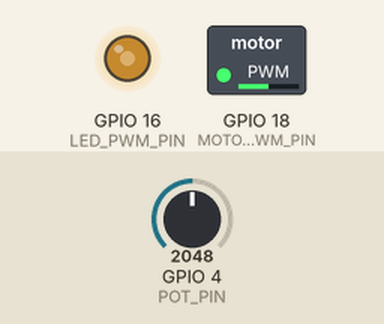
The program below on a simulated ESP32-S3. On the bench: switched loads named in the program (green lamp = pin HIGH), output pins drawn as LEDs (lit = HIGH). The test bench sets the inputs (shaded band); at power-on: GPIO 4 (POT_PIN) = 2048 (analog values on the 0–4095 scale). What the program prints to the serial monitor is not drawn.

Above: at 1.2 s.
1.3 s: GPIO 4 (POT_PIN) set to 491
At 2.3 s:
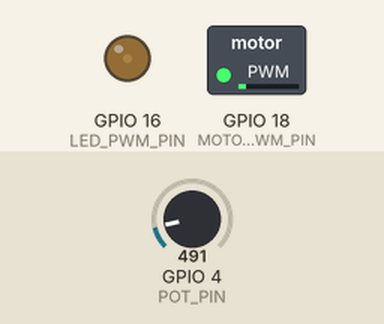
4.3 s: GPIO 4 (POT_PIN) set to 0
At 4.48 s:
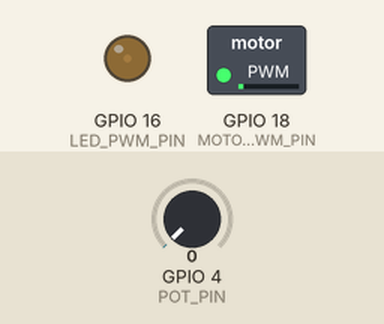
7.3 s: GPIO 4 (POT_PIN) set to 2866
At 8.8 s:
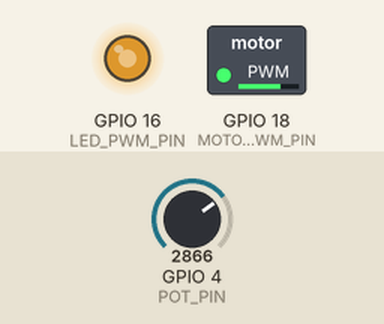
10.3 s: GPIO 4 (POT_PIN) set to 4095
At 12.0 s:
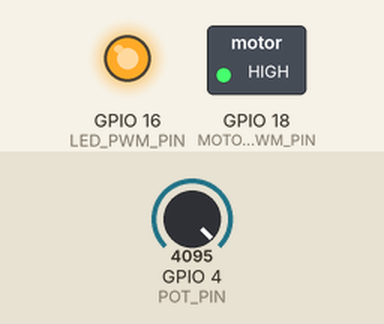
Timing chart, 0 to 13.5 s (numbered marks = the images above; inputs shaded):
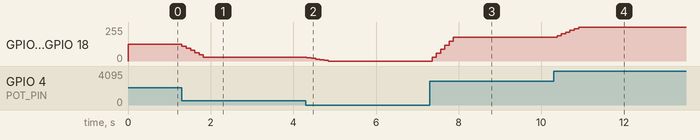

The program:

main.cpp
```cpp
#include <Arduino.h>
#include <Math.h>
#include <SmaFilter.h>
#include <driver/ledc.h>

static constexpr uint8_t POT_PIN = 4;
static constexpr uint8_t LED_PWM_PIN = 16;
static constexpr uint8_t MOTOR_PWM_PIN = 18;

static constexpr uint8_t ANALOG_RESOLUTION = 12;
static constexpr uint16_t ANALOG_MAX_VALUE = (1U << ANALOG_RESOLUTION) - 1;
static constexpr int ADC_THRESHOLD = 4;
static constexpr int ADC_SMA_WINDOW = 6;

static constexpr ledc_channel_t LED_LEDC_CHANNEL = LEDC_CHANNEL_0;
static constexpr ledc_timer_t LED_LEDC_TIMER = LEDC_TIMER_0;
static constexpr uint32_t LED_LEDC_FREQUENCY = 1000;

static constexpr ledc_channel_t MOTOR_LEDC_CHANNEL = LEDC_CHANNEL_1;
static constexpr ledc_timer_t MOTOR_LEDC_TIMER = LEDC_TIMER_1;
static constexpr uint32_t MOTOR_LEDC_FREQUENCY = 10000;

class PwmController {
  public:
    PwmController(int pin, ledc_channel_t channel, ledc_timer_t timer) : PIN(pin), CHANNEL(channel), TIMER(timer) {
    }

    void init(uint32_t frequency,
              uint32_t dutyCycle = 0,
              ledc_timer_bit_t dutyResolution = LEDC_TIMER_10_BIT,
              ledc_mode_t speedMode = LEDC_LOW_SPEED_MODE) {
        if (_isInitialized) {
            return;
        }

        _speedMode = speedMode;
        _maxDutyCycle = (1 << dutyResolution) - 1;
        if (dutyCycle > _maxDutyCycle) {
            dutyCycle = _maxDutyCycle;
        }

        ledc_timer_config_t timerConfig = {.speed_mode = _speedMode,
                                           .duty_resolution = dutyResolution,
                                           .timer_num = TIMER,
                                           .freq_hz = frequency,
                                           .clk_cfg = LEDC_AUTO_CLK};

        ledc_timer_config(&timerConfig);

        ledc_channel_config_t channelConfig = {.gpio_num = PIN,
                                               .speed_mode = speedMode,
                                               .channel = CHANNEL,
                                               .timer_sel = TIMER,
                                               .duty = dutyCycle,
                                               .hpoint = 0};

        ledc_channel_config(&channelConfig);

        _isInitialized = true;
    }

    void setDuty(uint32_t dutyCycle) {
        if (!_isInitialized) {
            return;
        }

        ledc_set_duty(_speedMode, CHANNEL, dutyCycle);
        ledc_update_duty(_speedMode, CHANNEL);
    }

    uint32_t getMaxDutyCycle() {
        return _maxDutyCycle;
    }

  private:
    bool _isInitialized = false;

    const int PIN;
    const ledc_channel_t CHANNEL;
    const ledc_timer_t TIMER;

    ledc_mode_t _speedMode{};
    uint32_t _maxDutyCycle{};
};

static PwmController ledPwmController(LED_PWM_PIN, LED_LEDC_CHANNEL, LED_LEDC_TIMER);
static PwmController motorPwmController(MOTOR_PWM_PIN, MOTOR_LEDC_CHANNEL, MOTOR_LEDC_TIMER);

void setup() {
    Serial.begin(115200);

    pinMode(POT_PIN, INPUT);
    analogReadResolution(ANALOG_RESOLUTION);

    ledPwmController.init(LED_LEDC_FREQUENCY);
    motorPwmController.init(MOTOR_LEDC_FREQUENCY);
}

void loop() {
    static SmaFilter potFilter(ADC_SMA_WINDOW);
    static int lastPotValue = -1;

    uint16_t potValue = analogRead(POT_PIN);
    potFilter.addValue(potValue);
    int filteredPotValue = (int)potFilter.getAverage();

    if (abs(filteredPotValue - lastPotValue) > ADC_THRESHOLD) {
        lastPotValue = filteredPotValue;

        int ledDutyCycle = map(filteredPotValue, 0, ANALOG_MAX_VALUE, 0, ledPwmController.getMaxDutyCycle());
        int motorDutyCycle = map(filteredPotValue, 0, ANALOG_MAX_VALUE, 0, motorPwmController.getMaxDutyCycle());
        ledPwmController.setDuty(ledDutyCycle);
        motorPwmController.setDuty(motorDutyCycle);

        Serial.printf("Pot: %4d → Filtered: %4d\n", potValue, filteredPotValue);
        Serial.printf("Led Speed: %3d%% →  Led Duty: %4d\n",
                      (ledDutyCycle * 100) / ledPwmController.getMaxDutyCycle(),
                      ledDutyCycle);
        Serial.printf("Motor Speed: %3d%% →  Motor Duty: %4d\n",
                      (motorDutyCycle * 100) / motorPwmController.getMaxDutyCycle(),
                      motorDutyCycle);
    }

    delay(100);
}
```

Measured:
- after the input at 1.3 s, GPIO 16 (LED_PWM_PIN), GPIO 18 (MOTOR_PWM_PIN): moves from 127/255 to 30/255 over 0.52 s, starting at once
- after the input at 4.3 s, GPIO 16 (LED_PWM_PIN), GPIO 18 (MOTOR_PWM_PIN): moves from 30/255 to 0/255 over 0.52 s, starting at once
- after the input at 7.3 s, GPIO 16 (LED_PWM_PIN), GPIO 18 (MOTOR_PWM_PIN): moves from 0/255 to 178/255 over 0.52 s, starting after 0.06 s
- after the input at 10.3 s, GPIO 16 (LED_PWM_PIN), GPIO 18 (MOTOR_PWM_PIN): moves from 178/255 to 255/255 over 0.52 s, starting after 0.08 s
